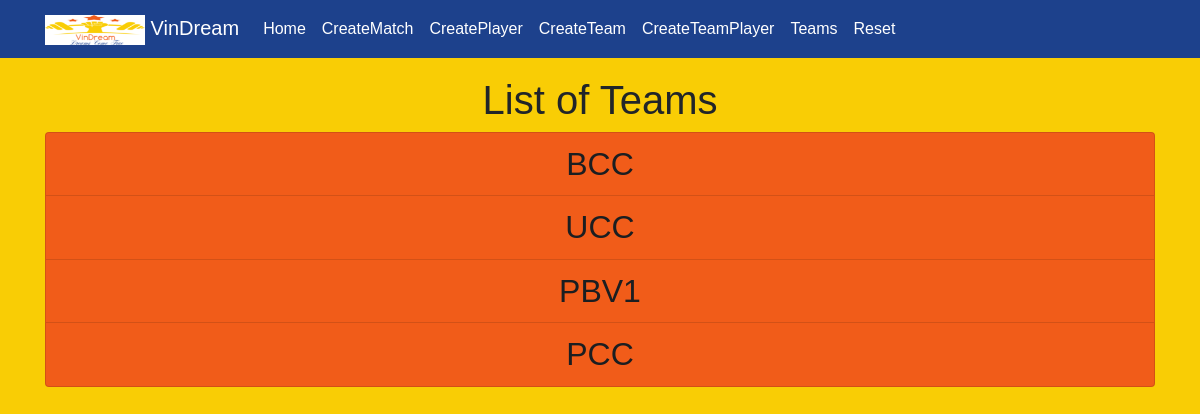
The page /vd/TeamDetail/ on the database as committed earlier.
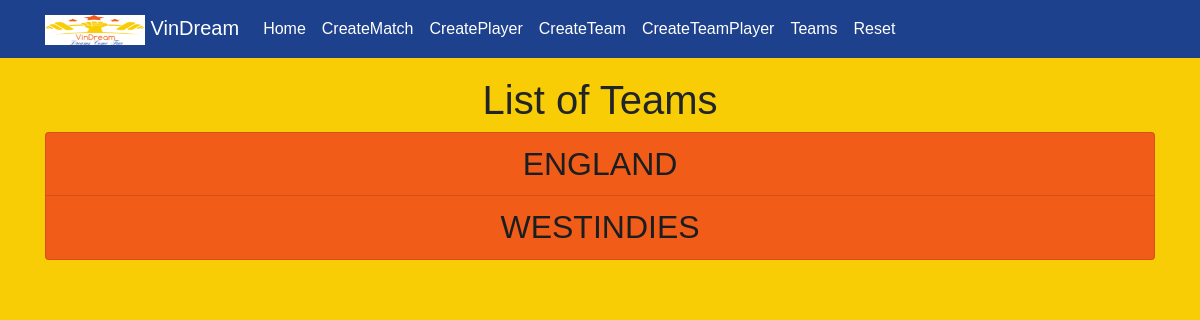
The same page on the database as committed later.
### TeamPicker/models.py (models this page shows, shortened)
class Team(models.Model):
    Team = models.CharField(max_length=264, unique=True)

### TeamPicker/views.py (the view)
# urls.py: path('TeamDetail/', views.TeamListView.as_view(), name="Team"),
class TeamListView(ListView):
    model = Team

### TeamPicker/templates/TeamPicker/team_list.html (shortened to what this page needs)
{% extends 'TeamPicker/TeamPicker_base.html' %}
{% block body_block %}
<h1>
  List of Teams
</h1>
<h2>
  <div class="list-group">
    {% for i in team_list %}
    <a style="background:rgb(241, 92,25)" href="{{ i.id }}" class="list-group-item list-group-item-action list-group-item-dark">
    {{ i.Team }}
    </a>
    {% endfor %}
  </div>
</h2>
{% endblock %}

### TeamPicker/templates/TeamPicker/TeamPicker_base.html (shortened to what this page needs)
<!DOCTYPE html>
{% load static %}
<html>
  <head>
      <link rel="stylesheet" href="https://stackpath.bootstrapcdn.com/bootstrap/4.4.1/css/bootstrap.min.css">
      <link rel="stylesheet"  href="{% static 'css/base.css' %}"/>
  </head>
  <body>
    <nav class="navbar navbar-expand-lg navbar-dark fixed-top" style="background-color: rgb(29, 65, 140)">
      <div class="container">
        <div class="navbar-header">
          <a class="navbar-brand" href="/">
            <img src="/static/images/logo.png" width="100" height="30" alt="">
            VinDream
          </a>
        </div>
        <div class="navbar-nav-scroll collapse navbar-collapse">
          <ul class="nav navbar-nav">
            <li class="nav-item active"><a class="nav-link" href="{% url 'index' %}">Home</a></li>
            <li class="nav-item active"><a class="nav-link" href="{% url 'TeamPicker:Create' %}">CreateMatch</a></li>
            <li class="nav-item active"><a class="nav-link" href="{% url 'TeamPicker:CreatePlayer' %}">CreatePlayer</a></li>
            <li class="nav-item active"><a class="nav-link" href="{% url 'TeamPicker:CreateTeam' %}">CreateTeam</a></li>
            <li class="nav-item active"><a class="nav-link" href="{% url 'TeamPicker:CreateTeamPlayer' %}">CreateTeamPlayer</a></li>
            <li class="nav-item active"><a class="nav-link" href="{% url 'TeamPicker:Team' %}">Teams</a></li>
            <li class="nav-item active"><a class="nav-link" href="{% url 'TeamPicker:Reset' %}">Reset</a></li>
          </ul>
        </div>
      </div>
    </nav>
    <div class="container">
      {% block body_block %}
      {% endblock %}
    </div>
  </body>
</html>

### static/css/base.css (style rules this page uses)
body { background: rgb(249, 205, 5); margin: 0; font-family: Arial, sans-serif; text-align: center; padding-top: 60px; }
a { color: black; }

Rows that differ between the two databases and show on the page:
removed Team: Team "BCC"
removed Team: Team "UCC"
removed Team: Team "PBV1"
removed Team: Team "PCC"
added Team: Team "ENGLAND"
added Team: Team "WESTINDIES"
